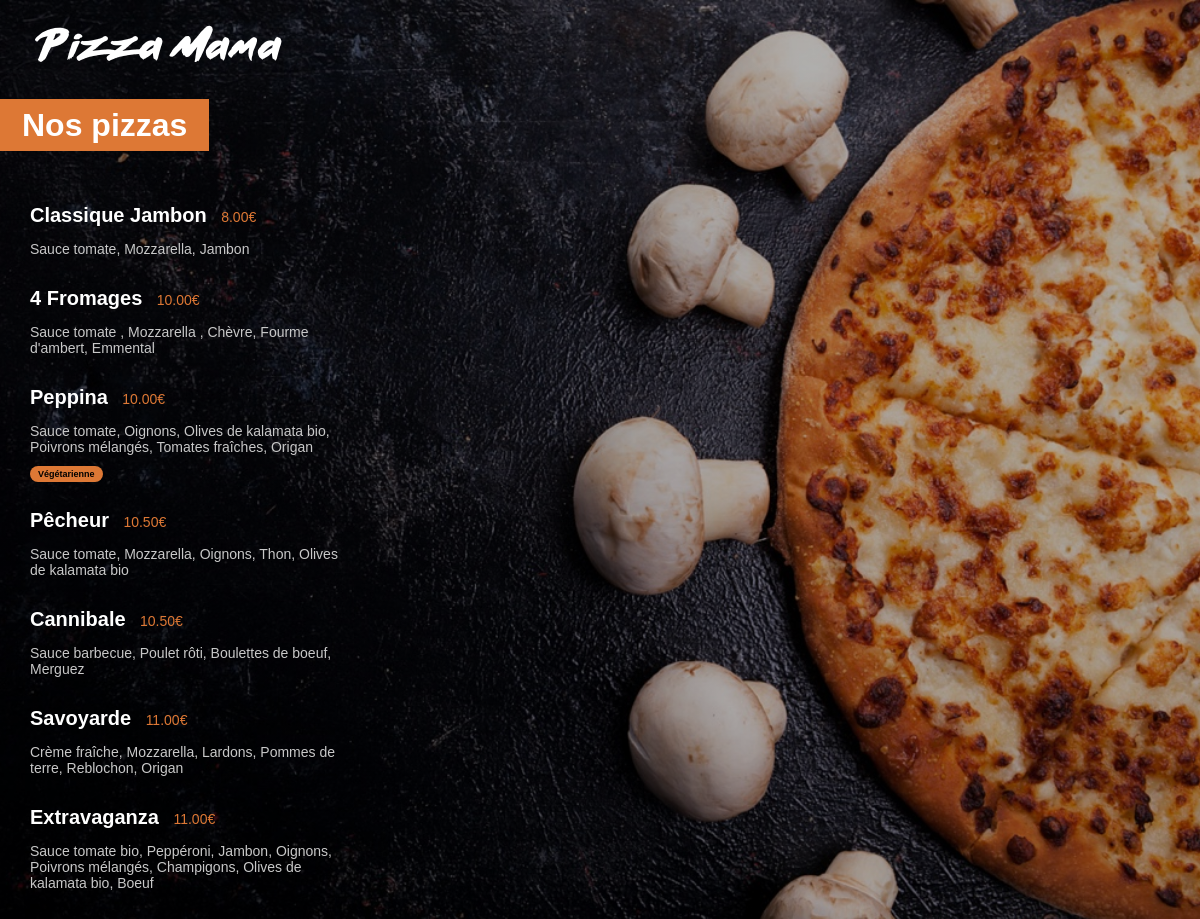
The app's page /menu/ with its own data.
### menu/models.py (models this page shows, shortened)
class Pizza(models.Model):
    nom = models.CharField(max_length=200)
    ingredients = models.CharField(max_length=400)
    prix = models.FloatField(default=0)
    vegetarienne = models.BooleanField(default=False)

### menu/views.py (the view)
# urls.py: path('', views.index, name="index"),
def index(request):
    pizzas = Pizza.objects.all().order_by('prix')
    return render(request, 'menu/index.html', {'pizzas': pizzas})

### menu/templates/menu/index.html (shortened to what this page needs)
{% load static %}
<html lang="fr">
<head>
    <link rel="stylesheet" href="{% static 'menu/style.css' %}">
</head>
<header>
    <div class="logo">
        <a href="{% url 'main:index'%}">
            <img id="small_logo" src="{% static 'menu/images/small_logo.png' %}" alt="logo">
        </a>
    </div>
</header>
<body>
    <div class="menu_title">
        <h1>Nos pizzas</h1>
    </div>
    <div class="menu_list">
        {% for pizza in pizzas%}
            <div class="menu_list_item">
                <span class="menu_list_item_title">{{pizza.nom}}</span>
                <span class="menu_list_item_prix">{{pizza.prix | floatformat:2}}€</span>
                <p class="menu_list_item_topping">{{pizza.ingredients}}</p>
                {% if pizza.vegetarienne %}
                    <span class="menu_list_item_badge">Végétarienne</span>
                {% endif %}
            </div>
        {% endfor %}
    </div>
</body>
</html>

### menu/static/menu/style.css (style rules this page uses)
#small_logo { margin-top: 25px; margin-left: 35px; }
h1 { background-color: #DD7835; display: inline; padding: 8px 22px; }
body { background: linear-gradient(0deg, rgba(0, 0, 0, 0.3), rgba(0, 0, 0, 0.3)), url(images/menu_background.jpg) no-repeat center center fixed; -webkit-background-size: cover; -moz-background-size: cover; -o-background-size: cover; background-size: cover; color: white; margin: 0px; font-family: Arial; }
.menu_title { margin-top: 45px; margin-bottom: 60px; }
.menu_list { margin-left: 30px; }
.menu_list_item { margin: 30px 0px; }
.menu_list_item_title { font-weight: bold; font-size: 20px; }
.menu_list_item_prix { color: #DD7835; font-size: 14px; margin-left: 10px }
.menu_list_item_topping { color: #C8C8C8; font-size: 14px; width: 320px; }
.menu_list_item_badge { color: black; font-size: 9px; background-color: #DD7835; padding: 3px 8px; border-radius: 8px; font-weight: bold; }

### records on screen
Pizza: nom "Classique Jambon", prix "8.00", ingredients "Sauce tomate, Mozzarella, Jambon"
Pizza: nom "4 Fromages", prix "10.00", ingredients "Sauce tomate , Mozzarella , Chèvre, Fourme d'ambert, Emmental"
Pizza: nom "Peppina", prix "10.00", ingredients "Sauce tomate, Oignons, Olives de kalamata bio, Poivrons mélangés, Tomates fraîches, Origan", vegetarienne "Végétarienne"
Pizza: nom "Pêcheur", prix "10.50", ingredients "Sauce tomate, Mozzarella, Oignons, Thon, Olives de kalamata bio"
Pizza: nom "Cannibale", prix "10.50", ingredients "Sauce barbecue, Poulet rôti, Boulettes de boeuf, Merguez"
Pizza: nom "Savoyarde", prix "11.00", ingredients "Crème fraîche, Mozzarella, Lardons, Pommes de terre, Reblochon, Origan"
Pizza: nom "Extravaganza", prix "11.00", ingredients "Sauce tomate bio, Peppéroni, Jambon, Oignons, Poivrons mélangés, Champigons, Olives de kalamata bio, Boeuf"
